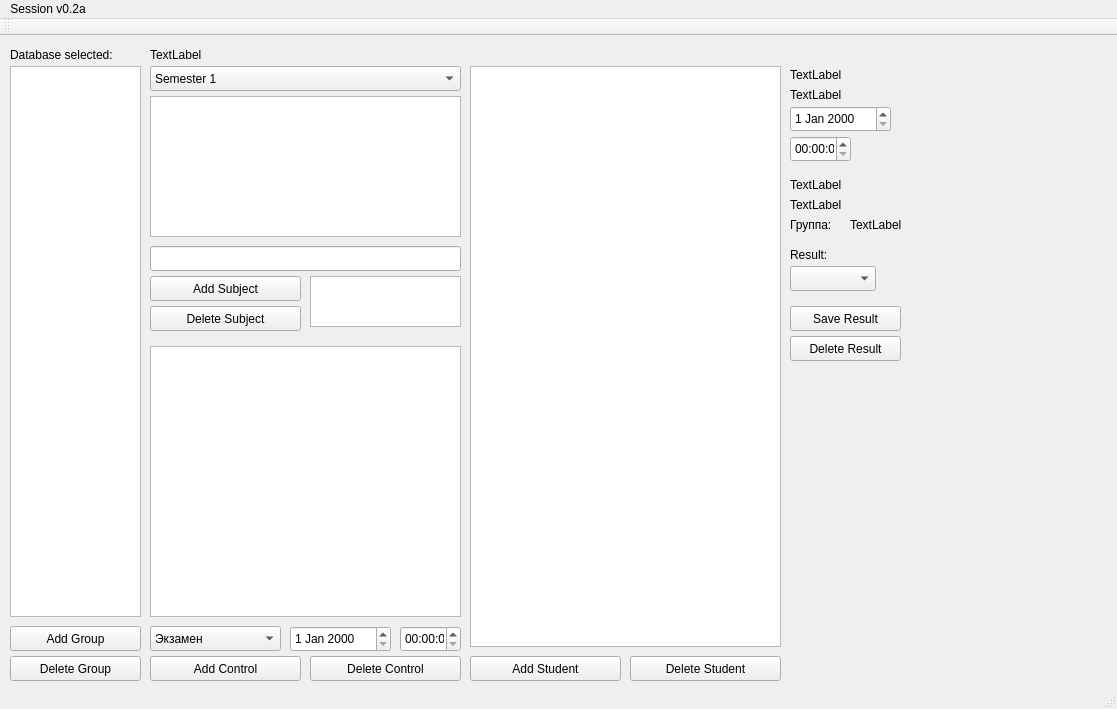
<?xml version="1.0" encoding="UTF-8"?>
<ui version="4.0">
 <class>MainWindow</class>
 <widget class="QMainWindow" name="MainWindow">
  <property name="geometry">
   <rect>
    <x>0</x>
    <y>0</y>
    <width>1117</width>
    <height>709</height>
   </rect>
  </property>
  <property name="windowTitle">
   <string>MainWindow</string>
  </property>
  <widget class="QWidget" name="centralWidget">
   <widget class="QLabel" name="databasesLabel">
    <property name="geometry">
     <rect>
      <x>10</x>
      <y>10</y>
      <width>129</width>
      <height>17</height>
     </rect>
    </property>
    <property name="text">
     <string>Database selected:</string>
    </property>
   </widget>
   <widget class="QListView" name="groups">
    <property name="geometry">
     <rect>
      <x>10</x>
      <y>30</y>
      <width>131</width>
      <height>551</height>
     </rect>
    </property>
   </widget>
   <widget class="QListView" name="subjects">
    <property name="geometry">
     <rect>
      <x>150</x>
      <y>60</y>
      <width>311</width>
      <height>141</height>
     </rect>
    </property>
   </widget>
   <widget class="QComboBox" name="semesters">
    <property name="geometry">
     <rect>
      <x>150</x>
      <y>30</y>
      <width>311</width>
      <height>25</height>
     </rect>
    </property>
    <item>
     <property name="text">
      <string>Semester 1</string>
     </property>
    </item>
    <item>
     <property name="text">
      <string>Semester 2</string>
     </property>
    </item>
    <item>
     <property name="text">
      <string>Semester 3</string>
     </property>
    </item>
    <item>
     <property name="text">
      <string>Semester 4</string>
     </property>
    </item>
    <item>
     <property name="text">
      <string>Semester 5</string>
     </property>
    </item>
    <item>
     <property name="text">
      <string>Semester 6</string>
     </property>
    </item>
    <item>
     <property name="text">
      <string>Semester 7</string>
     </property>
    </item>
    <item>
     <property name="text">
      <string>Semester 8</string>
     </property>
    </item>
    <item>
     <property name="text">
      <string>Semester 9</string>
     </property>
    </item>
    <item>
     <property name="text">
      <string>Semester 10</string>
     </property>
    </item>
   </widget>
   <widget class="QLabel" name="databaseSelected">
    <property name="geometry">
     <rect>
      <x>150</x>
      <y>10</y>
      <width>67</width>
      <height>17</height>
     </rect>
    </property>
    <property name="text">
     <string>TextLabel</string>
    </property>
   </widget>
   <widget class="QListView" name="students">
    <property name="geometry">
     <rect>
      <x>470</x>
      <y>30</y>
      <width>311</width>
      <height>581</height>
     </rect>
    </property>
   </widget>
   <widget class="QListView" name="controlType">
    <property name="geometry">
     <rect>
      <x>310</x>
      <y>240</y>
      <width>151</width>
      <height>51</height>
     </rect>
    </property>
   </widget>
   <widget class="QPushButton" name="groupAddButton">
    <property name="geometry">
     <rect>
      <x>10</x>
      <y>590</y>
      <width>131</width>
      <height>25</height>
     </rect>
    </property>
    <property name="text">
     <string>Add Group</string>
    </property>
   </widget>
   <widget class="QPushButton" name="subjectAddButton">
    <property name="geometry">
     <rect>
      <x>150</x>
      <y>240</y>
      <width>151</width>
      <height>25</height>
     </rect>
    </property>
    <property name="text">
     <string>Add Subject</string>
    </property>
   </widget>
   <widget class="QPushButton" name="controlAddButton">
    <property name="geometry">
     <rect>
      <x>150</x>
      <y>620</y>
      <width>151</width>
      <height>25</height>
     </rect>
    </property>
    <property name="text">
     <string>Add Control</string>
    </property>
   </widget>
   <widget class="QPushButton" name="studentAddButton">
    <property name="geometry">
     <rect>
      <x>470</x>
      <y>620</y>
      <width>151</width>
      <height>25</height>
     </rect>
    </property>
    <property name="text">
     <string>Add Student</string>
    </property>
   </widget>
   <widget class="QPushButton" name="groupDeleteButton">
    <property name="geometry">
     <rect>
      <x>10</x>
      <y>620</y>
      <width>131</width>
      <height>25</height>
     </rect>
    </property>
    <property name="text">
     <string>Delete Group</string>
    </property>
   </widget>
   <widget class="QPushButton" name="subjectDeleteButton">
    <property name="geometry">
     <rect>
      <x>150</x>
      <y>270</y>
      <width>151</width>
      <height>25</height>
     </rect>
    </property>
    <property name="text">
     <string>Delete Subject</string>
    </property>
   </widget>
   <widget class="QPushButton" name="controlDeleteButton">
    <property name="geometry">
     <rect>
      <x>310</x>
      <y>620</y>
      <width>151</width>
      <height>25</height>
     </rect>
    </property>
    <property name="text">
     <string>Delete Control</string>
    </property>
   </widget>
   <widget class="QPushButton" name="studentDeleteButton">
    <property name="geometry">
     <rect>
      <x>630</x>
      <y>620</y>
      <width>151</width>
      <height>25</height>
     </rect>
    </property>
    <property name="text">
     <string>Delete Student</string>
    </property>
   </widget>
   <widget class="QDateEdit" name="controlAddDate">
    <property name="geometry">
     <rect>
      <x>290</x>
      <y>590</y>
      <width>101</width>
      <height>26</height>
     </rect>
    </property>
   </widget>
   <widget class="QTimeEdit" name="controlAddTime">
    <property name="geometry">
     <rect>
      <x>400</x>
      <y>590</y>
      <width>61</width>
      <height>26</height>
     </rect>
    </property>
   </widget>
   <widget class="QLabel" name="currentSubjectNameLabel">
    <property name="geometry">
     <rect>
      <x>790</x>
      <y>30</y>
      <width>67</width>
      <height>17</height>
     </rect>
    </property>
    <property name="text">
     <string>TextLabel</string>
    </property>
   </widget>
   <widget class="QLabel" name="currentControlTypeLabel">
    <property name="geometry">
     <rect>
      <x>790</x>
      <y>50</y>
      <width>67</width>
      <height>17</height>
     </rect>
    </property>
    <property name="text">
     <string>TextLabel</string>
    </property>
   </widget>
   <widget class="QLabel" name="currentStudentFullNameLabel">
    <property name="geometry">
     <rect>
      <x>790</x>
      <y>140</y>
      <width>67</width>
      <height>17</height>
     </rect>
    </property>
    <property name="text">
     <string>TextLabel</string>
    </property>
   </widget>
   <widget class="QLabel" name="currentStudentNumberLabel">
    <property name="geometry">
     <rect>
      <x>790</x>
      <y>160</y>
      <width>67</width>
      <height>17</height>
     </rect>
    </property>
    <property name="text">
     <string>TextLabel</string>
    </property>
   </widget>
   <widget class="QDateEdit" name="currentControlDate">
    <property name="geometry">
     <rect>
      <x>790</x>
      <y>70</y>
      <width>101</width>
      <height>26</height>
     </rect>
    </property>
   </widget>
   <widget class="QTimeEdit" name="currentControlTime">
    <property name="geometry">
     <rect>
      <x>790</x>
      <y>100</y>
      <width>61</width>
      <height>26</height>
     </rect>
    </property>
   </widget>
   <widget class="QComboBox" name="currentControlResult">
    <property name="geometry">
     <rect>
      <x>790</x>
      <y>230</y>
      <width>86</width>
      <height>25</height>
     </rect>
    </property>
    <item>
     <property name="text">
      <string/>
     </property>
    </item>
    <item>
     <property name="text">
      <string>5</string>
     </property>
    </item>
    <item>
     <property name="text">
      <string>4</string>
     </property>
    </item>
    <item>
     <property name="text">
      <string>3</string>
     </property>
    </item>
    <item>
     <property name="text">
      <string>2</string>
     </property>
    </item>
    <item>
     <property name="text">
      <string>1</string>
     </property>
    </item>
    <item>
     <property name="text">
      <string>Зачёт</string>
     </property>
    </item>
    <item>
     <property name="text">
      <string>Незачёт</string>
     </property>
    </item>
   </widget>
   <widget class="QLabel" name="controlResultLabel">
    <property name="geometry">
     <rect>
      <x>790</x>
      <y>210</y>
      <width>67</width>
      <height>17</height>
     </rect>
    </property>
    <property name="text">
     <string>Result:</string>
    </property>
   </widget>
   <widget class="QPushButton" name="currentResultSave">
    <property name="geometry">
     <rect>
      <x>790</x>
      <y>270</y>
      <width>111</width>
      <height>25</height>
     </rect>
    </property>
    <property name="text">
     <string>Save Result</string>
    </property>
   </widget>
   <widget class="QPushButton" name="currentResultDelete">
    <property name="geometry">
     <rect>
      <x>790</x>
      <y>300</y>
      <width>111</width>
      <height>25</height>
     </rect>
    </property>
    <property name="text">
     <string>Delete Result</string>
    </property>
   </widget>
   <widget class="QListView" name="controlAddTeacher">
    <property name="geometry">
     <rect>
      <x>150</x>
      <y>310</y>
      <width>311</width>
      <height>271</height>
     </rect>
    </property>
   </widget>
   <widget class="QComboBox" name="controlAddType">
    <property name="geometry">
     <rect>
      <x>150</x>
      <y>590</y>
      <width>131</width>
      <height>25</height>
     </rect>
    </property>
    <item>
     <property name="text">
      <string>Экзамен</string>
     </property>
    </item>
    <item>
     <property name="text">
      <string>Доп. экзамен</string>
     </property>
    </item>
    <item>
     <property name="text">
      <string>Зачёт</string>
     </property>
    </item>
   </widget>
   <widget class="QLineEdit" name="subjectAddName">
    <property name="geometry">
     <rect>
      <x>150</x>
      <y>210</y>
      <width>311</width>
      <height>25</height>
     </rect>
    </property>
   </widget>
   <widget class="QLabel" name="currentGroupLabel">
    <property name="geometry">
     <rect>
      <x>790</x>
      <y>180</y>
      <width>52</width>
      <height>17</height>
     </rect>
    </property>
    <property name="text">
     <string>Группа:</string>
    </property>
   </widget>
   <widget class="QLabel" name="currentGroupNumber">
    <property name="geometry">
     <rect>
      <x>850</x>
      <y>180</y>
      <width>67</width>
      <height>17</height>
     </rect>
    </property>
    <property name="text">
     <string>TextLabel</string>
    </property>
   </widget>
  </widget>
  <widget class="QMenuBar" name="menuBar">
   <property name="geometry">
    <rect>
     <x>0</x>
     <y>0</y>
     <width>1117</width>
     <height>22</height>
    </rect>
   </property>
   <widget class="QMenu" name="menuSession_v0_1a">
    <property name="title">
     <string>Session v0.2a</string>
    </property>
   </widget>
   <addaction name="menuSession_v0_1a"/>
  </widget>
  <widget class="QToolBar" name="mainToolBar">
   <attribute name="toolBarArea">
    <enum>TopToolBarArea</enum>
   </attribute>
   <attribute name="toolBarBreak">
    <bool>false</bool>
   </attribute>
  </widget>
  <widget class="QStatusBar" name="statusBar"/>
 </widget>
 <layoutdefault spacing="6" margin="11"/>
 <resources/>
 <connections/>
</ui>
